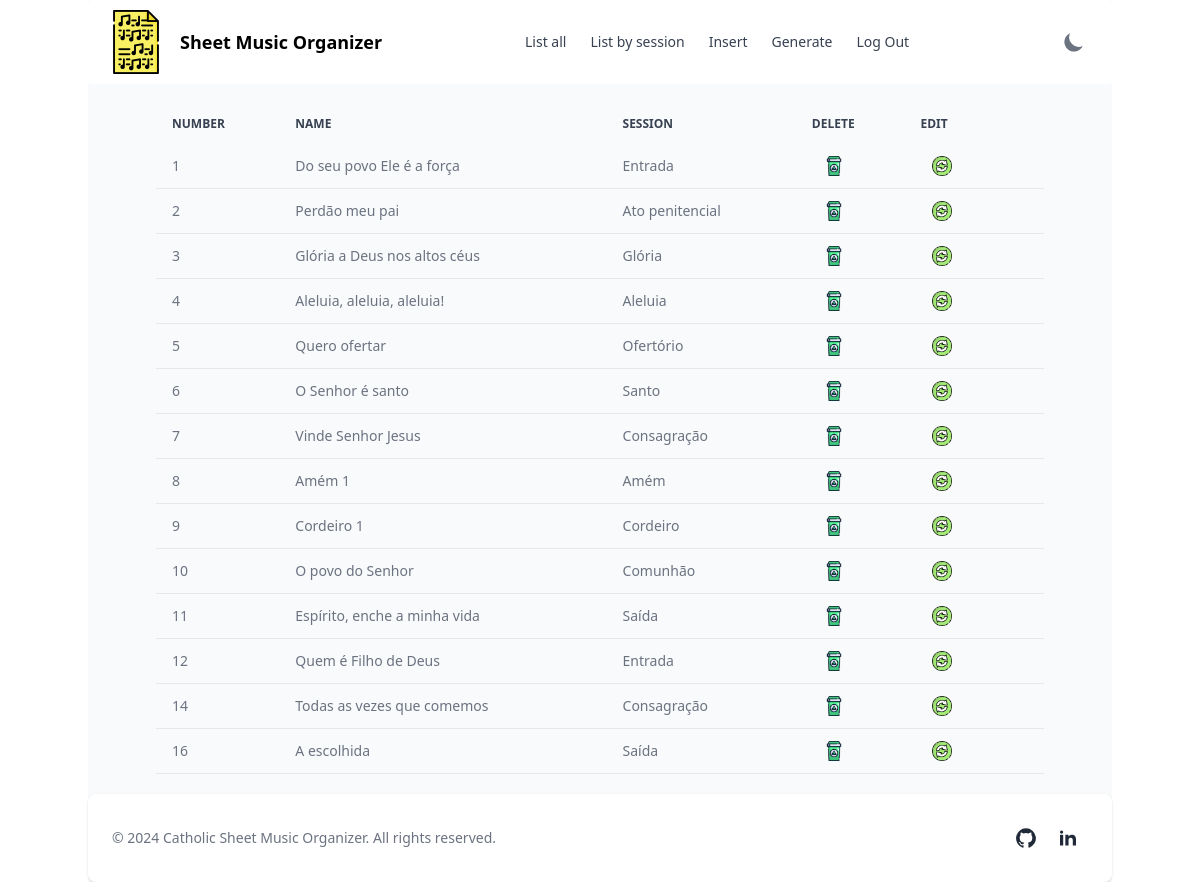
/list (signed in), run on an earlier commit of the app's database.
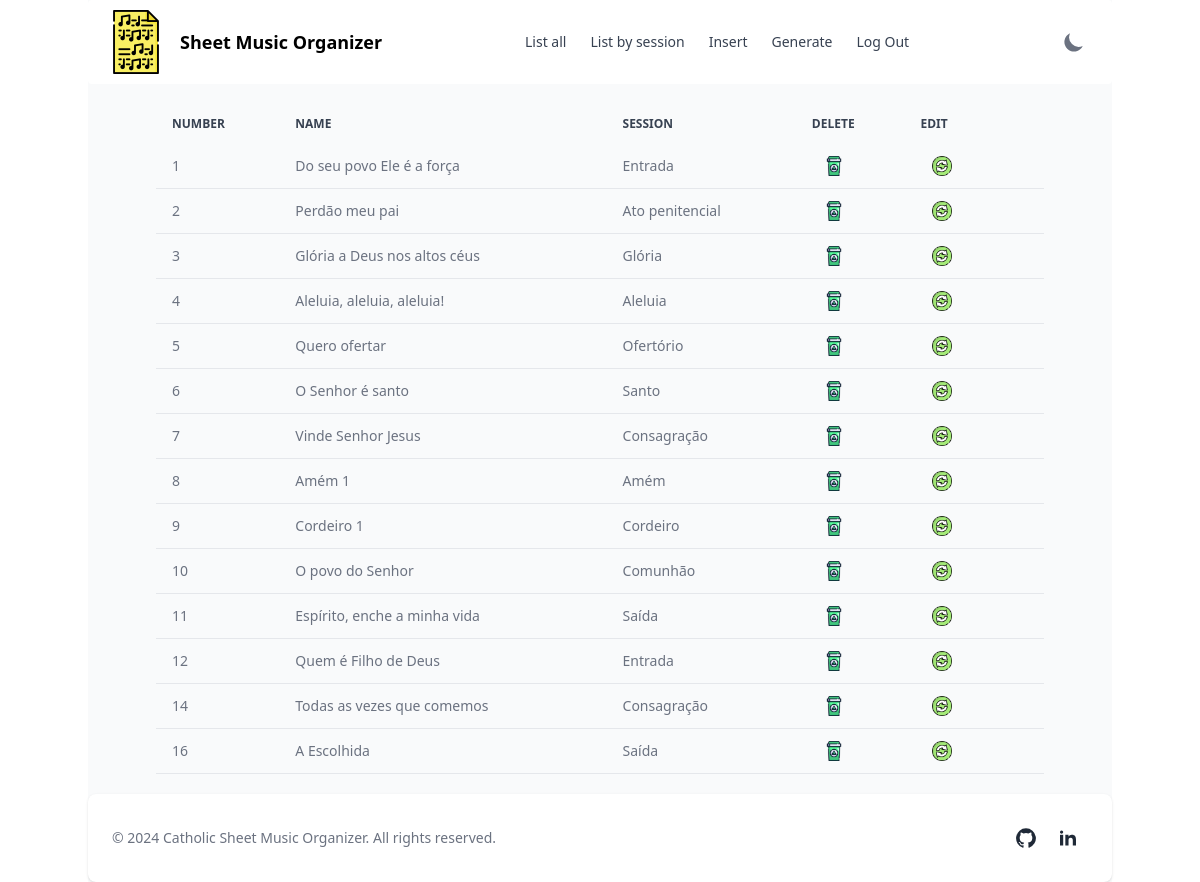
And on a later commit of the database.
### tables this page shows
CREATE TABLE cifras (
    id INTEGER PRIMARY KEY AUTOINCREMENT,
    nome TEXT NOT NULL,
    sessao TEXT NOT NULL,
    cifra TEXT NOT NULL
);

### app.py (the view)
@app.route("/list")
@login_required
def list():
    sheets = db.execute("SELECT * FROM cifras")
    return render_template("list.html", sheets=sheets)

### utilities.py (called while the page is built)
def login_required(f):
    @wraps(f)
    def decorated_function(*args, **kwargs):
        if session.get("user_id") is None:
            return redirect("/index")
        return f(*args, **kwargs)
    return decorated_function

### templates/list.html (shortened to what this page needs)
{% extends "layout.html" %}
{% block main %}
<section class="container bg-gray-50 dark:bg-gray-900 p-3 sm:p-5">
  <div class="mx-auto max-w-screen-xl px-4 lg:px-12">
    <div class="overflow-x-auto">
      <table class="w-full text-sm text-left text-gray-500 dark:text-gray-400">
        <thead
          class="text-xs text-gray-700 uppercase bg-gray-50 dark:bg-gray-700 dark:text-gray-400"
        >
          <tr>
            <th scope="col" class="px-4 py-3 dark:text-white">Number</th>
            <th scope="col" class="px-4 py-3 dark:text-white">Name</th>
            <th scope="col" class="px-4 py-3 dark:text-white">Session</th>
            {% if session['username'] == 'admin' %}
              <th scope="col" class="px-4 py-3 dark:text-white">Delete</th>
              <th scope="col" class="px-4 py-3 dark:text-white">Edit</th>
            {% endif %}
          </tr>
        </thead>
        <tbody>
          {% for sheet in sheets %}
            <tr class="border-b dark:border-gray-700">
              <td class="px-4 py-3">{{ sheet['id'] }}</td>
              <td class="px-4 py-3">{{ sheet['nome'] }}</td>
              <td class="px-4 py-3">{{ sheet['sessao'] }}</td>
              {% if session['username'] == 'admin' %}
                <td class="px-4 py-3"><a href="#" class="delete-link flex justify-left ml-3" data-cifra-id="{{ sheet['id'] }}"><img src="{{url_for('static',filename='trash.png')}}" class="size-5"></a></td>
                <td class="px-4 py-3"><a href="#" class="update-link flex justify-left ml-3" data-cifra-id="{{ sheet['id'] }}"><img src="{{url_for('static',filename='update.png')}}" class="size-5"></a></td>
                {% endif %}
              <td
                class="px-4 py-3 flex items-center justify-end dark:text-white"
              ></td>
            </tr>
          {% endfor %}
        </tbody>
      </table>
    </div>
  </div>
</section>
{% endblock %}

### templates/layout.html (shortened to what this page needs)
<!DOCTYPE html>
<html lang="en">
  <head>
    <link
      rel="stylesheet"
      href="{{url_for('static',filename='dist/css/output.css')}}"
    />
  </head>
  <body>
    <div
      class="container text-center mx-auto items-center bg-gray-50 dark:bg-gray-700"
    >
      <nav
        class="bg-white border-gray-200 px-2 sm:px-4 py-2.5 rounded dark:bg-gray-800"
      >
        <div class="flex flex-wrap justify-between items-center mx-auto">
          <a href="/" class="flex items-center">
            <img
              src="{{url_for('static',filename='header_icon.png')}}"
              class="mr-3 size-10 md:size-12 lg:size-16"
              alt="Site Logo"
            />
            <span
              class="self-center text-lg font-semibold whitespace-nowrap dark:text-white"
              >Sheet Music Organizer</span
            >
          </a>
          <div class="flex md:order-2">
            <button
              id="theme-toggle"
              type="button"
              class="text-gray-500 dark:text-gray-400 hover:bg-gray-100 dark:hover:bg-gray-700 focus:outline-none focus:ring-4 focus:ring-gray-200 dark:focus:ring-gray-700 rounded-lg text-sm p-2.5"
            >
              <svg
                id="theme-toggle-dark-icon"
                class="hidden size-6"
                fill="currentColor"
                viewBox="0 0 20 20"
                xmlns="http://www.w3.org/2000/svg"
              >
                <path
                  d="M17.293 13.293A8 8 0 016.707 2.707a8.001 8.001 0 1010.586 10.586z"
                ></path>
              </svg>
            </button>
          </div>
          <div
            class="hidden justify-between items-center w-full md:flex md:w-auto md:order-1"
            id="navbar-cta"
          >
            <ul
              class="flex flex-col bg-gray-50 rounded-lg border border-gray-100 md:flex-row md:space-x-6 md:mt-0 md:text-sm md:font-medium md:border-0 md:bg-white dark:bg-gray-800 dark:border-gray-700"
            >
              {% if session['user_id'] %}
                <li>
                  <a
                    href="/list"
                    class="block py-2 pr-4 pl-3 text-gray-700 rounded hover:bg-gray-100 md:bg-transparent md:hover:text-blue-700 md:p-0 md:dark:hover:text-blue-300 dark:text-white dark:hover:bg-gray-700 dark:hover:text-white md:dark:hover:bg-transparent dark:border-gray-700"
                    aria-current="page"
                    >List all</a
                  >
                </li>
                <li>
                  <a
                    href="/filtered_list"
                    class="block py-2 pr-4 pl-3 text-gray-700 rounded hover:bg-gray-100 md:hover:bg-transparent md:hover:text-blue-700 md:p-0 md:dark:hover:text-blue-300 dark:text-white dark:hover:bg-gray-700 dark:hover:text-white md:dark:hover:bg-transparent dark:border-gray-700"
                    >List by session</a
                  >
                </li>
                {% if session['username'] == 'admin' %}
                <li>
                  <a
                    href="/insert"
                    class="block py-2 pr-4 pl-3 text-gray-700 rounded hover:bg-gray-100 md:hover:bg-transparent md:hover:text-blue-700 md:p-0 md:dark:hover:text-blue-300 dark:text-white dark:hover:bg-gray-700 dark:hover:text-white md:dark:hover:bg-transparent dark:border-gray-700"
                    >Insert</a
                  >
                </li>
                {% endif %}
                <li>
                  <a
                    href="/generate"
                    class="block py-2 pr-4 pl-3 text-gray-700 rounded hover:bg-gray-100 md:hover:bg-transparent md:hover:text-blue-700 md:p-0 md:dark:hover:text-blue-300 dark:text-white dark:hover:bg-gray-700 dark:hover:text-white md:dark:hover:bg-transparent dark:border-gray-700"
                    >Generate</a
                  >
                </li>
                <li>
                  <a
                    href="/logout"
                    class="block py-2 pr-4 pl-3 text-gray-700 rounded hover:bg-gray-100 md:hover:bg-transparent md:hover:text-blue-700 md:p-0 md:dark:hover:text-blue-300 dark:text-white dark:hover:bg-gray-700 dark:hover:text-white md:dark:hover:bg-transparent dark:border-gray-700"
                    >Log Out</a
                  >
                </li>
              {% endif %}
            </ul>
          </div>
        </div>
      </nav>
      <main>{% block main %}{% endblock %}</main>
      <footer
        class="bg-white rounded-lg shadow sm:flex sm:items-center sm:justify-between p-4 sm:p-6 xl:p-8 dark:bg-gray-800 antialiased"
      >
        <p
          class="mb-4 text-sm text-center text-gray-500 dark:text-gray-400 sm:mb-0"
        >
          &copy; 2024
          <a href="#" class="hover:underline" target="_blank"
            >Catholic Sheet Music Organizer</a
          >. All rights reserved.
        </p>
        <div class="flex justify-center items-center space-x-1">
          <a
            href="https://github.com/FernandoAvellar" target="_blank"
            data-tooltip-target="tooltip-github"
            class="inline-flex justify-center p-2 text-gray-500 rounded-lg cursor-pointer dark:text-gray-400 dark:hover:text-white hover:text-gray-900 hover:bg-gray-100 dark:hover:bg-gray-600"
          >
          </a>
           <a
            href="https://www.linkedin.com/in/fernandoavellarjr/" target="_blank"
            data-tooltip-target="tooltip-linkedin"
            class="inline-flex justify-center p-2 text-gray-500 rounded-lg cursor-pointer dark:text-gray-400 dark:hover:text-white hover:text-gray-900 hover:bg-gray-100 dark:hover:bg-gray-600"
          >
          </a>
        </div>
      </footer>
      <script src="https://unpkg.com/@material-tailwind/html@latest/scripts/dismissible.js"></script>
    </div>
  </body>
</html>

What changed in the data, as far as the page shows it:
changed cifras id 16: nome "A escolhida" → "A Escolhida"
